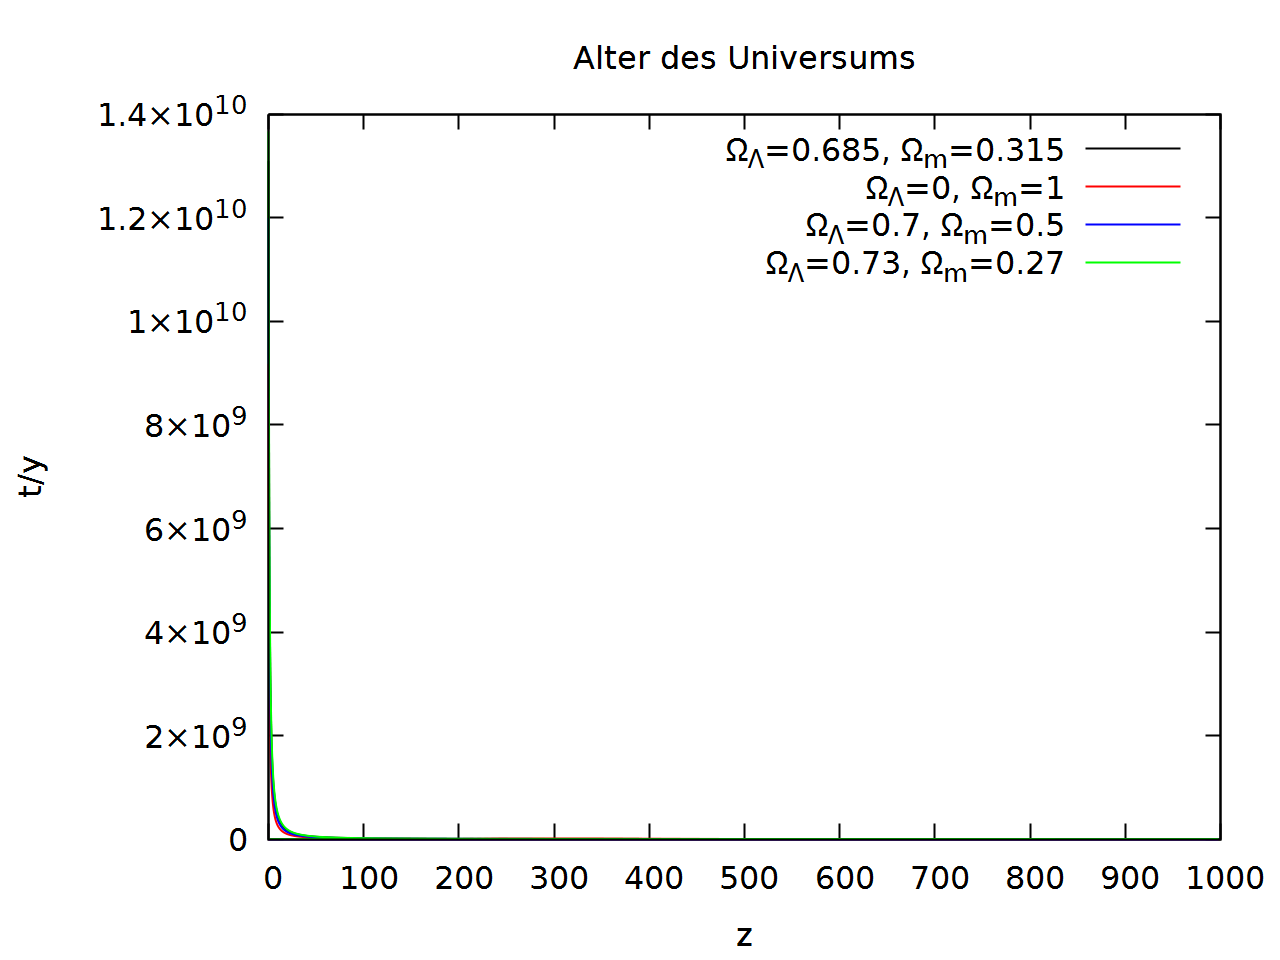

Write gnuplot code to recreate this figure.
reset

set encoding utf8

set bars 0.5
show bars
set pointsize 3

set ylabel "t/y"
set xlabel "z"
set key right top
set term pngcairo size 1280,960 fontscale 2 linewidth 2
set title "Alter des Universums"
set output "plot.png"
plot \
 "real_log.txt" using 1:2 title "{/Symbol W}_{/Symbol L}=0.685, {/Symbol W}_m=0.315" with lines lt rgb "black",\
 "de_sitter_log.txt" using 1:2 title "{/Symbol W}_{/Symbol L}=0, {/Symbol W}_m=1" with lines lt rgb "red",\
 "b_log.txt" using 1:2 title "{/Symbol W}_{/Symbol L}=0.7, {/Symbol W}_m=0.5" with lines lt rgb "blue",\
  "c_log.txt" using 1:2 title "{/Symbol W}_{/Symbol L}=0.73, {/Symbol W}_m=0.27" with lines lt rgb "green"
  
  set output "plot_test.png"
plot \
 "real_log.txt" using 1:2 title "{/Symbol W}_{/Symbol L}=0.685, {/Symbol W}_m=0.315" with lines lt rgb "black",\
 "de_sitter_log.txt" using 1:2 title "{/Symbol W}_{/Symbol L}=0, {/Symbol W}_m=1" with lines lt rgb "red",\
 "b_log.txt" using 1:2 title "{/Symbol W}_{/Symbol L}=0.7, {/Symbol W}_m=0.5" with lines lt rgb "blue",\
  "c_log.txt" using 1:2 title "{/Symbol W}_{/Symbol L}=0.73, {/Symbol W}_m=0.27" with lines lt rgb "green",\
   "test1_log.txt" using 1:2 title "{/Symbol W}_{/Symbol L}=0, {/Symbol W}_m=0" with lines lt rgb "orange",\
     "test2_log.txt" using 1:2 title "{/Symbol W}_{/Symbol L}=0, {/Symbol W}_m=5" with lines lt rgb "gray"